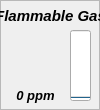
  <widget class="QFrame" name="frame_10">
   <property name="geometry">
    <rect>
     <x>120</x>
     <y>250</y>
     <width>100</width>
     <height>110</height>
    </rect>
   </property>
   <property name="minimumSize">
    <size>
     <width>100</width>
     <height>110</height>
    </size>
   </property>
   <property name="maximumSize">
    <size>
     <width>100</width>
     <height>110</height>
    </size>
   </property>
   <property name="toolTip">
    <string>&lt;html&gt;
&lt;head/&gt;
&lt;body&gt;
&lt;p&gt;
&lt;span style=&quot; font-weight:600; font-style:italic;&quot;&gt;(MQ-2) Fammable and combustile gasses&lt;/span&gt;
&lt;/p&gt;

&lt;p&gt;
&lt;span style=&quot; font-size:12pt;&quot;&gt;- Smoke&lt;/span&gt;&lt;br/&gt;
&lt;span style=&quot; font-size:12pt;&quot;&gt;- Petroleum Gas&lt;/span&gt;&lt;br/&gt;
&lt;span style=&quot; font-size:12pt;&quot;&gt;- Natural Gas&lt;/span&gt;&lt;br/&gt;
&lt;span style=&quot; font-size:12pt;&quot;&gt;- Butane, Propane, Hydrogen&lt;/span&gt;
&lt;/p&gt;
&lt;/body&gt;
&lt;/html&gt;</string>
   </property>
   <property name="toolTipDuration">
    <number>4000</number>
   </property>
   <property name="frameShape">
    <enum>QFrame::StyledPanel</enum>
   </property>
   <property name="frameShadow">
    <enum>QFrame::Plain</enum>
   </property>
   <widget class="QLabel" name="label_11">
    <property name="geometry">
     <rect>
      <x>0</x>
      <y>0</y>
      <width>101</width>
      <height>31</height>
     </rect>
    </property>
    <property name="font">
     <font>
      <pointsize>11</pointsize>
      <weight>75</weight>
      <italic>true</italic>
      <bold>true</bold>
      <underline>false</underline>
     </font>
    </property>
    <property name="text">
     <string>Flammable Gas</string>
    </property>
    <property name="alignment">
     <set>Qt::AlignCenter</set>
    </property>
   </widget>
   <widget class="QLabel" name="label_ch10">
    <property name="geometry">
     <rect>
      <x>0</x>
      <y>80</y>
      <width>71</width>
      <height>31</height>
     </rect>
    </property>
    <property name="font">
     <font>
      <pointsize>10</pointsize>
      <weight>75</weight>
      <italic>true</italic>
      <bold>true</bold>
     </font>
    </property>
    <property name="text">
     <string>0 ppm</string>
    </property>
    <property name="alignment">
     <set>Qt::AlignCenter</set>
    </property>
   </widget>
   <widget class="QProgressBar" name="progressBar_ch10">
    <property name="geometry">
     <rect>
      <x>70</x>
      <y>30</y>
      <width>21</width>
      <height>71</height>
     </rect>
    </property>
    <property name="sizePolicy">
     <sizepolicy hsizetype="Fixed" vsizetype="Expanding">
      <horstretch>0</horstretch>
      <verstretch>0</verstretch>
     </sizepolicy>
    </property>
    <property name="maximum">
     <number>5000</number>
    </property>
    <property name="value">
     <number>0</number>
    </property>
    <property name="alignment">
     <set>Qt::AlignCenter</set>
    </property>
    <property name="textVisible">
     <bool>false</bool>
    </property>
    <property name="orientation">
     <enum>Qt::Vertical</enum>
    </property>
    <property name="invertedAppearance">
     <bool>false</bool>
    </property>
    <property name="textDirection">
     <enum>QProgressBar::TopToBottom</enum>
    </property>
   </widget>
   <widget class="QLabel" name="icon_ch10">
    <property name="geometry">
     <rect>
      <x>10</x>
      <y>30</y>
      <width>51</width>
      <height>51</height>
     </rect>
    </property>
    <property name="text">
     <string/>
    </property>
    <property name="pixmap">
     <pixmap resource="../resources.qrc">:/resources/img/resources/img/flame.png</pixmap>
    </property>
    <property name="scaledContents">
     <bool>true</bool>
    </property>
   </widget>
  </widget>
